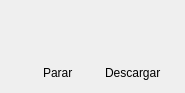
<?xml version="1.0" encoding="UTF-8"?>
<ui version="4.0">
 <class>SpeechWindow</class>
 <widget class="QWidget" name="SpeechWindow">
  <property name="geometry">
   <rect>
    <x>0</x>
    <y>0</y>
    <width>185</width>
    <height>93</height>
   </rect>
  </property>
  <property name="windowTitle">
   <string>Form</string>
  </property>
  <widget class="QWidget" name="horizontalLayoutWidget">
   <property name="geometry">
    <rect>
     <x>20</x>
     <y>10</y>
     <width>141</width>
     <height>71</height>
    </rect>
   </property>
   <layout class="QHBoxLayout" name="main_layout">
    <item>
     <spacer name="left_hspacer">
      <property name="orientation">
       <enum>Qt::Horizontal</enum>
      </property>
      <property name="sizeHint" stdset="0">
       <size>
        <width>40</width>
        <height>20</height>
       </size>
      </property>
     </spacer>
    </item>
    <item>
     <layout class="QVBoxLayout" name="layout_stop">
      <item>
       <widget class="QPushButton" name="button_stop">
        <property name="minimumSize">
         <size>
          <width>0</width>
          <height>48</height>
         </size>
        </property>
        <property name="styleSheet">
         <string notr="true">border:none; background-color: transparent;</string>
        </property>
        <property name="text">
         <string/>
        </property>
        <property name="icon">
         <iconset>
          <normaloff>C:/Users/carlossup/Desktop/icons/widget.svg</normaloff>C:/Users/carlossup/Desktop/icons/widget.svg</iconset>
        </property>
        <property name="iconSize">
         <size>
          <width>32</width>
          <height>32</height>
         </size>
        </property>
       </widget>
      </item>
      <item>
       <widget class="QLabel" name="label_stop">
        <property name="text">
         <string>Parar</string>
        </property>
       </widget>
      </item>
     </layout>
    </item>
    <item>
     <spacer name="middle_hspacer">
      <property name="orientation">
       <enum>Qt::Horizontal</enum>
      </property>
      <property name="sizeHint" stdset="0">
       <size>
        <width>40</width>
        <height>20</height>
       </size>
      </property>
     </spacer>
    </item>
    <item>
     <layout class="QVBoxLayout" name="layout_download">
      <item>
       <widget class="QPushButton" name="button_download">
        <property name="minimumSize">
         <size>
          <width>0</width>
          <height>48</height>
         </size>
        </property>
        <property name="styleSheet">
         <string notr="true">border:none; background-color: transparent;</string>
        </property>
        <property name="text">
         <string/>
        </property>
        <property name="icon">
         <iconset>
          <normaloff>C:/Users/carlossup/Desktop/icons/widget.svg</normaloff>C:/Users/carlossup/Desktop/icons/widget.svg</iconset>
        </property>
        <property name="iconSize">
         <size>
          <width>32</width>
          <height>32</height>
         </size>
        </property>
       </widget>
      </item>
      <item>
       <widget class="QLabel" name="label_download">
        <property name="text">
         <string>Descargar</string>
        </property>
       </widget>
      </item>
     </layout>
    </item>
   </layout>
  </widget>
 </widget>
 <resources/>
 <connections/>
</ui>
